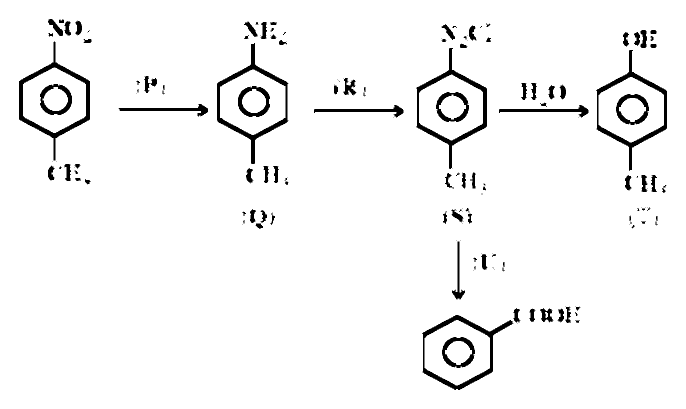
#> input picture assets/qx-figures/amines-adv/qx-amine-03f77cc47cf1.png, 1372 x 818 px (shown at 1/2 size)
$ python -i rebuild_amines_figures.py   (imports and definitions only)
#> lines starting #> are read from the running program, lines starting #| are printed output that depends on the picture; after the words box and inside, x2 and y2 are one past the last pixel; in counts of white or black regions, pixels touching at a corner belong together
#> further down, picture is the input picture: PIL image 1372x818 RGB; 96.1% white; 159 black regions (61 under 20 px), largest, box (x1, y1, x2, y2) and area: (38, 83, 180, 321) 4245, (434, 86, 577, 328) 4214, (832, 96, 974, 338) 4164
# -*- coding: utf-8 -*-
"""
Rebuild ALL JEE Advanced Chemistry → Amines figures as sharp, clear local assets.

Fixes:
  - previous nuclear pass sometimes wiped faint bonds (blank/dotty figures)
  - residual MARKS haze on mid-gray
  - only Amides topic was local; other Amines topics still CDN

Usage:
  python scripts/rebuild_amines_figures.py
"""
from __future__ import annotations

import hashlib
import json
import re
import urllib.request
from pathlib import Path

import numpy as np
from PIL import Image, ImageFilter

ROOT = Path(__file__).resolve().parents[1]
BANK = ROOT / "data" / "banks" / "jee_advanced.json"
OUT_DIR = ROOT / "assets" / "qx-figures" / "amines-adv"
SRC_DIR = ROOT / "assets" / "diagrams" / "amines-adv-src"
MANIFEST = ROOT / "data" / "qx_amines_adv_figure_manifest.json"
OVERRIDES = ROOT / "data" / "qx_figure_overrides.json"
PREFIX = "qx-amine"
CDN = "https://cdn-question-pool.getmarks.app/"
# also migrate previous amides pack paths if re-running
OLD_LOCAL_RX = re.compile(
    r"/assets/qx-figures/(?:amides-prep|amines-adv)/qx-(?:amide|amine)-[a-f0-9]{12}\.png(?:\?[^\"'\\s>]*)?",
    re.I,
)


# [4 lines left out: function fix_url, not called in this run]


def short_id(url: str) -> str:
    return hashlib.sha1(fix_url(url).encode("utf-8")).hexdigest()[:12]


# [20 lines left out: function download, not called in this run]


def sharp_clean(im: Image.Image) -> Image.Image:
    """
    High-clarity exam line-art:
      1) 2× upscale for thin bonds
      2) dark structure → pure black (ink mask + dilate for AA)
      3) mid-gray watermark / haze → pure white
      4) never leave pale washed ink
    """
    # work in RGB after alpha flatten
    im = im.convert("RGBA")
    # mild denoise
    im = im.filter(ImageFilter.MedianFilter(size=3))
    # upscale for clarity
    w, h = im.size
#> w = 1372; h = 818
    scale = 2 if max(w, h) < 900 else 1
#> scale = 1
    if scale > 1:
        im = im.resize((w * scale, h * scale), Image.Resampling.LANCZOS)

    a = np.asarray(im).astype(np.float32)
    r, g, b, al = a[:, :, 0], a[:, :, 1], a[:, :, 2], a[:, :, 3]
#> r: shape (818, 1372) float32; 96.1% white; 120 black regions (27 under 20 px), largest, box (x1, y1, x2, y2) and area: (38, 83, 180, 321) 4245, (434, 87, 576, 328) 4216, (833, 96, 974, 338) 4164
#> al: shape (818, 1372) float32; every value is 255
    t = np.clip(al / 255.0, 0, 1)
#> t: shape (818, 1372) float32; every value is 1
    rr = r * t + 255 * (1 - t)
    gg = g * t + 255 * (1 - t)
    bb = b * t + 255 * (1 - t)
    lum = 0.299 * rr + 0.587 * gg + 0.114 * bb
    chroma = np.maximum(np.maximum(rr, gg), bb) - np.minimum(np.minimum(rr, gg), bb)
#> chroma: shape (818, 1372) float32; every value is 0

    H, W = lum.shape
#> H = 818; W = 1372
    # Core ink: dark OR strong color (bonds, text, rings)
    # Use slightly softer threshold so faint hand-drawn lines survive
    ink = (lum <= 118) | ((chroma >= 42) & (lum < 200))
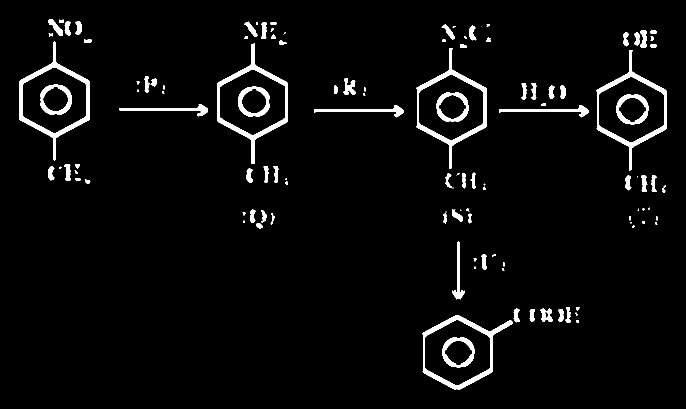
#> ink: shape (818, 1372) bool (shown at 1/2 size); 3.9% white; 120 white regions (27 under 20 px), largest, box (x1, y1, x2, y2) and area: (38, 83, 180, 321) 4245, (434, 87, 576, 328) 4216, (833, 96, 974, 338) 4164
    # protect AA: dilate ink 1px then 1 more for very thin strokes
    ink_u8 = ink.astype(np.uint8)
    dil = ink_u8.copy()
    for _ in range(2):
        pad = np.pad(dil, 1, mode="constant")
        m = pad[1:-1, 1:-1].copy()
        for dy in (-1, 0, 1):
            for dx in (-1, 0, 1):
                if dy == 0 and dx == 0:
                    continue
                m = np.maximum(m, pad[1 + dy : H + 1 + dy, 1 + dx : W + 1 + dx])
        dil = m
#> this loop made 2 passes
#> pass 1, in sharp_clean, `pad = np.pad(dil, 1, mode="constant")`:
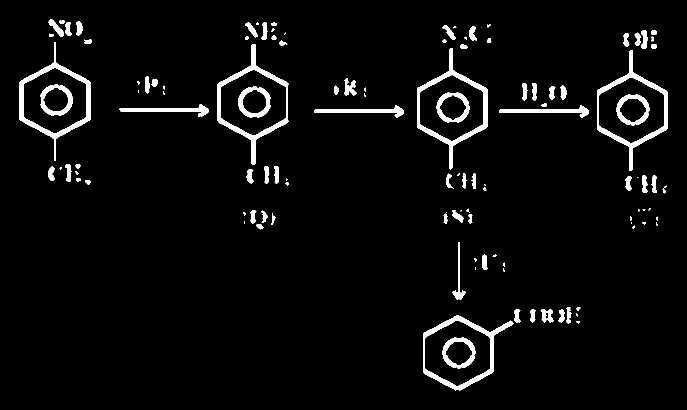
#> pad: shape (820, 1374) (shown at 1/2 size); values 0 (black) and 1 (white), 3.9% white; 120 white regions (27 under 20 px), largest, box (x1, y1, x2, y2) and area: (39, 84, 181, 322) 4245, (435, 88, 577, 329) 4216, (834, 97, 975, 339) 4164
#> pass 1, in sharp_clean, `dil = m`:
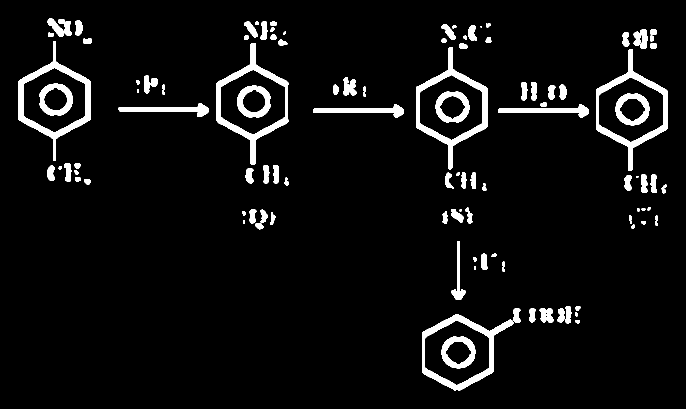
#> dil: shape (818, 1372) (shown at 1/2 size); values 0 (black) and 1 (white), 5.4% white; 111 white regions (2 under 20 px), largest, box (x1, y1, x2, y2) and area: (37, 82, 181, 322) 5519, (433, 86, 577, 329) 5508, (832, 95, 975, 339) 5454
    ink_dil = dil.astype(bool)

    # Watermark: mid-pale gray, low chroma, NOT on ink core
    near_gray = (np.abs(rr - gg) < 50) & (np.abs(gg - bb) < 54) & (np.abs(rr - bb) < 56)
#> near_gray: shape (818, 1372) bool; every value is 1
    wm = (~ink) & near_gray & (lum > 125) & (lum < 245) & (chroma < 48)
#> wm: shape (818, 1372) bool; every value is 0

    out = np.full((H, W, 3), 255, dtype=np.uint8)
    # pure black structure (including AA ring around ink)
    out[ink_dil] = 0
    # force watermark pixels white even if dilate touched them lightly
    # but keep true ink core black
    out[wm & (~ink)] = 255

    # Final binary tighten: any remaining mid-gray → white (clarity)
    gray = out.mean(axis=2)
    out[gray > 40] = 255
    out[gray <= 40] = 0

    rgb = Image.fromarray(out, "RGB")
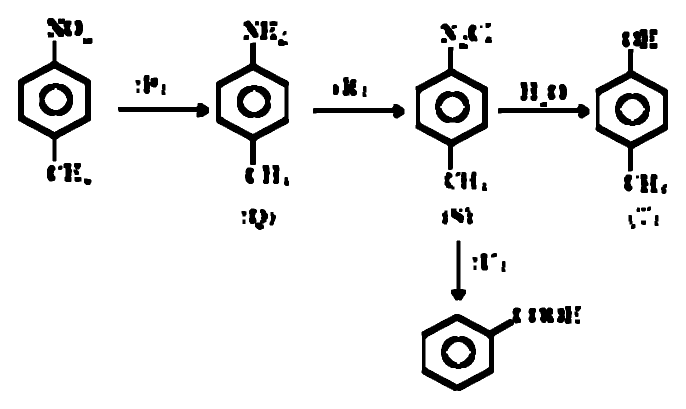
#> rgb: PIL image 1372x818 RGB (shown at 1/2 size); 93.1% white; 95 black regions, largest, box (x1, y1, x2, y2) and area: (432, 85, 578, 330) 6800, (36, 81, 182, 323) 6793, (831, 94, 976, 340) 6743
    # morphological close to reconnect broken bonds (3x3 max then min)
    arr = np.asarray(rgb)
    inv = 255 - arr  # ink white for morphology on dark
    pad = np.pad(inv[:, :, 0], 1, mode="edge")
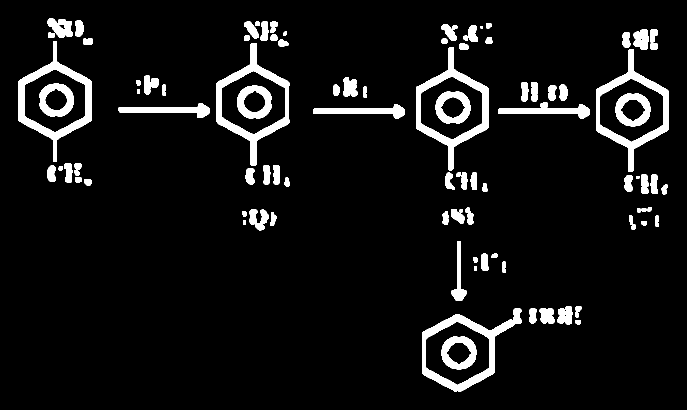
#> pad: shape (820, 1374) (shown at 1/2 size); 6.9% white; 95 white regions, largest, box (x1, y1, x2, y2) and area: (433, 86, 579, 331) 6800, (37, 82, 183, 324) 6793, (832, 95, 977, 341) 6743
    dil2 = np.zeros_like(inv[:, :, 0])
    for dy in (-1, 0, 1):
        for dx in (-1, 0, 1):
            dil2 = np.maximum(dil2, pad[1 + dy : H + 1 + dy, 1 + dx : W + 1 + dx])
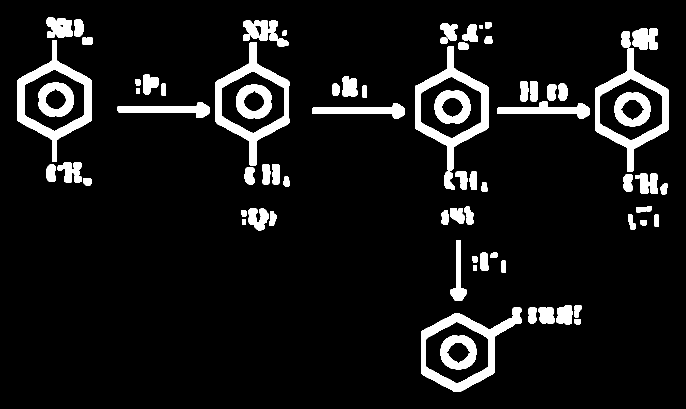
#> dil2: shape (818, 1372) (shown at 1/2 size); 8.4% white; 81 white regions, largest, box (x1, y1, x2, y2) and area: (431, 84, 579, 331) 8090, (35, 80, 183, 324) 8065, (842, 614, 1043, 783) 8064
    pad2 = np.pad(dil2, 1, mode="edge")
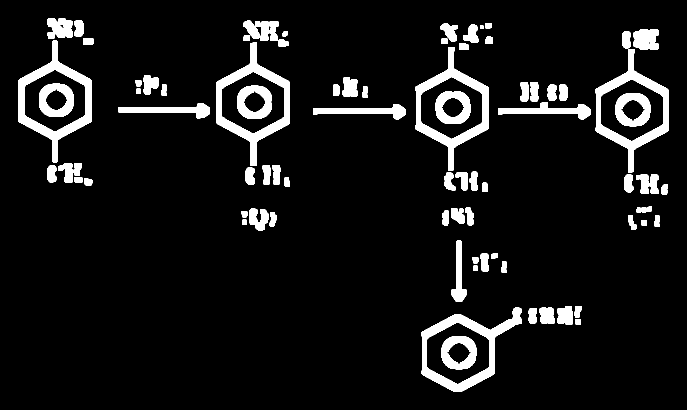
#> pad2: shape (820, 1374) (shown at 1/2 size); 8.4% white; 81 white regions, largest, box (x1, y1, x2, y2) and area: (432, 85, 580, 332) 8090, (36, 81, 184, 325) 8065, (843, 615, 1044, 784) 8064
    clo = np.full_like(dil2, 255)
    for dy in (-1, 0, 1):
        for dx in (-1, 0, 1):
            clo = np.minimum(clo, pad2[1 + dy : H + 1 + dy, 1 + dx : W + 1 + dx])
#> clo: shape (818, 1372); 6.9% white; 84 white regions, largest, box (x1, y1, x2, y2) and area: (432, 85, 578, 330) 6802, (36, 81, 182, 323) 6795, (843, 615, 1042, 782) 6750
    final = np.stack([255 - clo] * 3, axis=2).astype(np.uint8)
    return Image.fromarray(final, "RGB")


# [29 lines left out: function neat_layout, not called in this run]


def ink_ratio(im: Image.Image) -> float:
    a = np.asarray(im.convert("L"))
    return float((a < 200).sum()) / float(a.size)


# [158 lines left out: functions process_one, collect_urls, update_overrides, patch_bank, main, not called in this run]


# [2 lines not run here, left out]

>>> from PIL import Image
>>> picture = Image.open('../assets/qx-figures/amines-adv/qx-amine-03f77cc47cf1.png')
>>> result = sharp_clean(picture)

$ run again, on assets/qx-figures/amines-adv/qx-amine-a17e1d7df64f.png
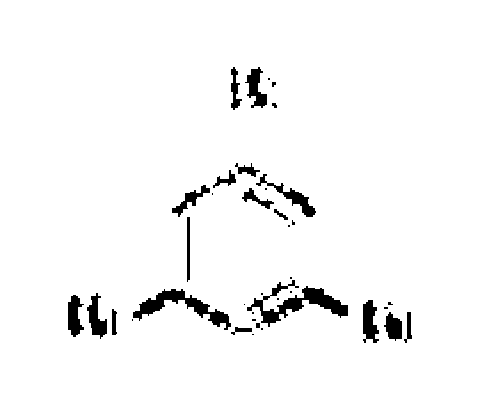
#> input picture assets/qx-figures/amines-adv/qx-amine-a17e1d7df64f.png, 480 x 410 px
#> picture is the input picture: PIL image 480x410 RGB; 96.4% white; 38 black regions (19 under 20 px), largest, box (x1, y1, x2, y2) and area: (247, 280, 348, 327) 1418, (133, 289, 231, 330) 1156, (256, 174, 316, 217) 514
#> al: shape (820, 960) float32; every value is 255
#> t: shape (820, 960) float32; every value is 1
#> chroma: shape (820, 960) float32; every value is 0
#> ink: shape (820, 960) bool; 3.5% white; 26 white regions (2 under 20 px), largest, box (x1, y1, x2, y2) and area: (494, 574, 696, 652) 5128, (266, 578, 462, 660) 4616, (514, 348, 632, 434) 2028
#> near_gray: shape (820, 960) bool; every value is 1
#> wm: shape (820, 960) bool; 0.69% white in thin lines or dots, all inside (x1, y1, x2, y2) = (135, 135, 825, 687)
#> rgb: PIL image 960x820 RGB; 95.7% white; 23 black regions (2 under 20 px), largest, box (x1, y1, x2, y2) and area: (492, 558, 698, 658) 6845, (264, 576, 464, 662) 5408, (512, 346, 634, 436) 2514
#> after the loop in sharp_clean, `for dy in (-1, 0, 1):`:
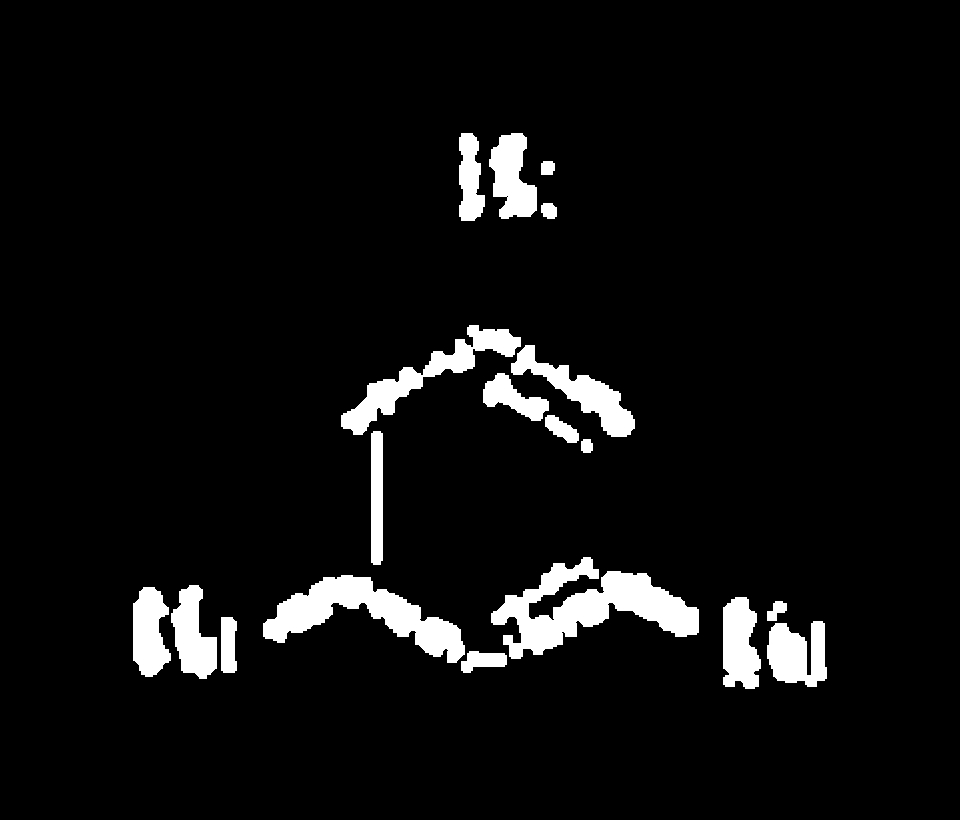
#> dil2: shape (820, 960); 5.7% white; 19 white regions, largest, box (x1, y1, x2, y2) and area: (491, 557, 699, 659) 8948, (263, 575, 465, 663) 6821, (341, 325, 521, 435) 4444
#> pad2: shape (822, 962); 5.7% white; 19 white regions, largest, box (x1, y1, x2, y2) and area: (492, 558, 700, 660) 8948, (264, 576, 466, 664) 6821, (342, 326, 522, 436) 4444
#> in sharp_clean, `final = np.stack([255 - clo] * 3, axis=2).astype(np.uint8)`:
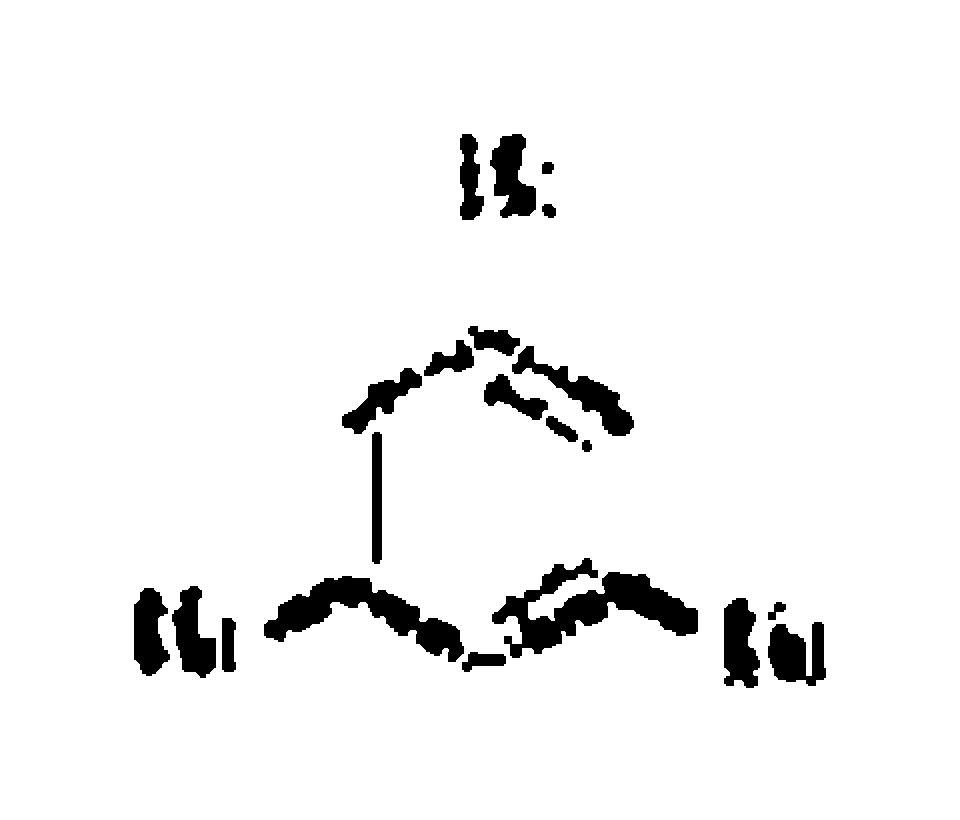
#> final: shape (820, 960, 3); 95.1% white; 21 black regions, largest, box (x1, y1, x2, y2) and area: (492, 558, 698, 658) 7866, (264, 576, 464, 662) 6083, (512, 346, 634, 436) 2930

$ run again, on assets/qx-figures/amines-adv/qx-amine-af451b28bf58.png
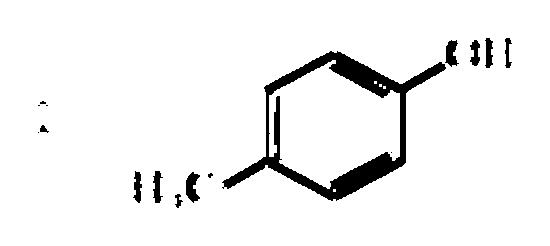
#> input picture assets/qx-figures/amines-adv/qx-amine-af451b28bf58.png, 550 x 246 px
#> picture is the input picture: PIL image 550x246 RGB; 94.5% white; 16 black regions (6 under 20 px), largest, box (x1, y1, x2, y2) and area: (222, 51, 446, 201) 6006, (186, 172, 200, 203) 271, (445, 40, 459, 67) 231
#> al: shape (492, 1100) float32; every value is 255
#> t: shape (492, 1100) float32; every value is 1
#> chroma: shape (492, 1100) float32; every value is 0
#> ink: shape (492, 1100) bool; 5.5% white; 12 white regions, largest, box (x1, y1, x2, y2) and area: (446, 102, 892, 402) 24084, (372, 344, 400, 404) 1076, (892, 82, 916, 132) 908
#> near_gray: shape (492, 1100) bool; every value is 1
#> wm: shape (492, 1100) bool; 0.81% white in thin lines or dots, all inside (x1, y1, x2, y2) = (79, 75, 1023, 417)
#> rgb: PIL image 1100x492 RGB; 93.6% white; 11 black regions, largest, box (x1, y1, x2, y2) and area: (444, 80, 918, 404) 28502, (370, 342, 402, 406) 1299, (304, 340, 326, 408) 964
#> after the loop in sharp_clean, `for dy in (-1, 0, 1):`:
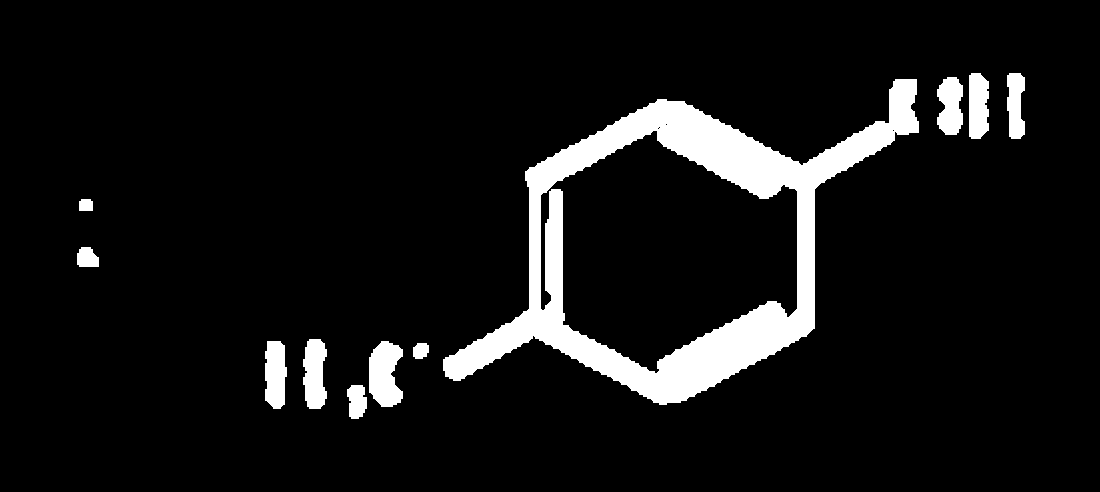
#> dil2: shape (492, 1100); 8.1% white; 11 white regions, largest, box (x1, y1, x2, y2) and area: (443, 79, 919, 405) 34646, (369, 341, 403, 407) 1705, (303, 339, 327, 409) 1342
#> pad2: shape (494, 1102); 8% white; 11 white regions, largest, box (x1, y1, x2, y2) and area: (444, 80, 920, 406) 34646, (370, 342, 404, 408) 1705, (304, 340, 328, 410) 1342
#> in sharp_clean, `final = np.stack([255 - clo] * 3, axis=2).astype(np.uint8)`:
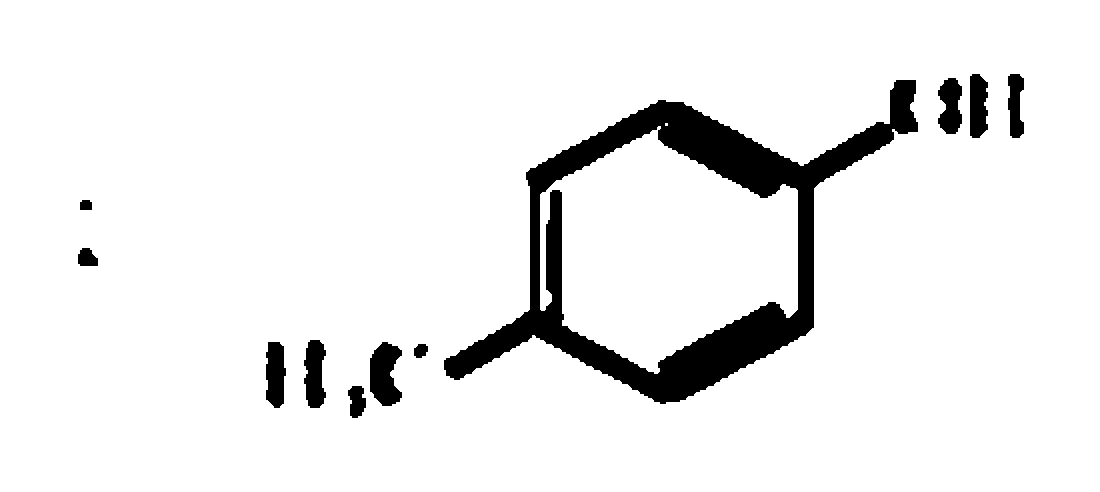
#> final: shape (492, 1100, 3); 92.8% white; 11 black regions, largest, box (x1, y1, x2, y2) and area: (444, 80, 918, 404) 31445, (370, 342, 402, 406) 1485, (304, 340, 326, 408) 1142

$ run again, on assets/qx-figures/amines-adv/qx-amine-c069b5e0a92e.png
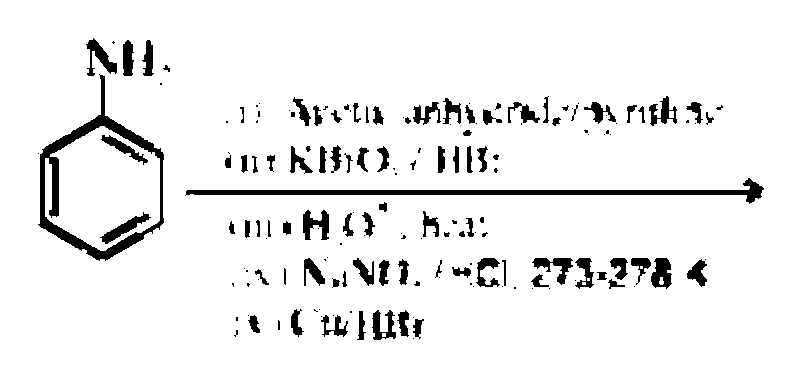
#> input picture assets/qx-figures/amines-adv/qx-amine-c069b5e0a92e.png, 802 x 378 px
#> picture is the input picture: PIL image 802x378 RGB; 93.3% white; 168 black regions (73 under 20 px), largest, box (x1, y1, x2, y2) and area: (38, 74, 164, 261) 3585, (185, 178, 764, 204) 3085, (86, 38, 117, 76) 462
#> al: shape (756, 1604) float32; every value is 255
#> t: shape (756, 1604) float32; every value is 1
#> chroma: shape (756, 1604) float32; every value is 0
#> ink: shape (756, 1604) bool; 6.5% white; 124 white regions (5 under 20 px), largest, box (x1, y1, x2, y2) and area: (78, 150, 328, 520) 14348, (372, 356, 1528, 406) 12336, (174, 78, 234, 152) 1848
#> near_gray: shape (756, 1604) bool; every value is 1
#> wm: shape (756, 1604) bool; 1.6% white in thin lines or dots, all inside (x1, y1, x2, y2) = (77, 77, 1529, 681)
#> rgb: PIL image 1604x756 RGB; 91.7% white; 123 black regions (4 under 20 px), largest, box (x1, y1, x2, y2) and area: (76, 148, 330, 522) 17012, (370, 354, 1530, 408) 14809, (172, 76, 236, 154) 2262
#> pad2: shape (758, 1606); 11.5% white; 106 white regions, largest, box (x1, y1, x2, y2) and area: (76, 148, 332, 524) 26924, (370, 354, 1532, 410) 19701, (172, 76, 238, 156) 3015
#> in sharp_clean, `final = np.stack([255 - clo] * 3, axis=2).astype(np.uint8)`:
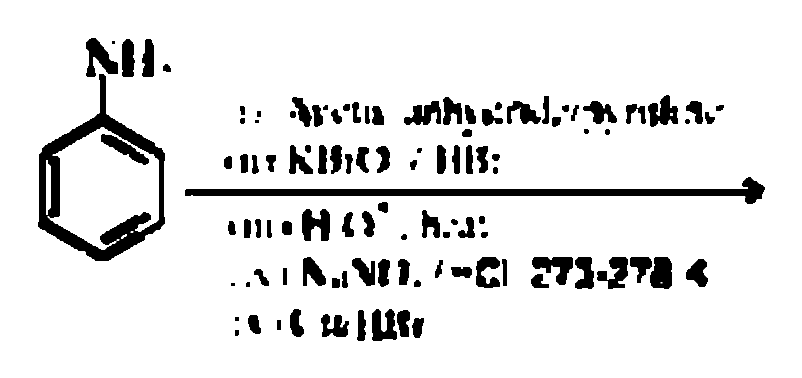
#> final: shape (756, 1604, 3) (shown at 1/2 size); 90.2% white; 108 black regions, largest, box (x1, y1, x2, y2) and area: (76, 148, 330, 522) 21761, (370, 354, 1530, 408) 17239, (172, 76, 236, 154) 2635
